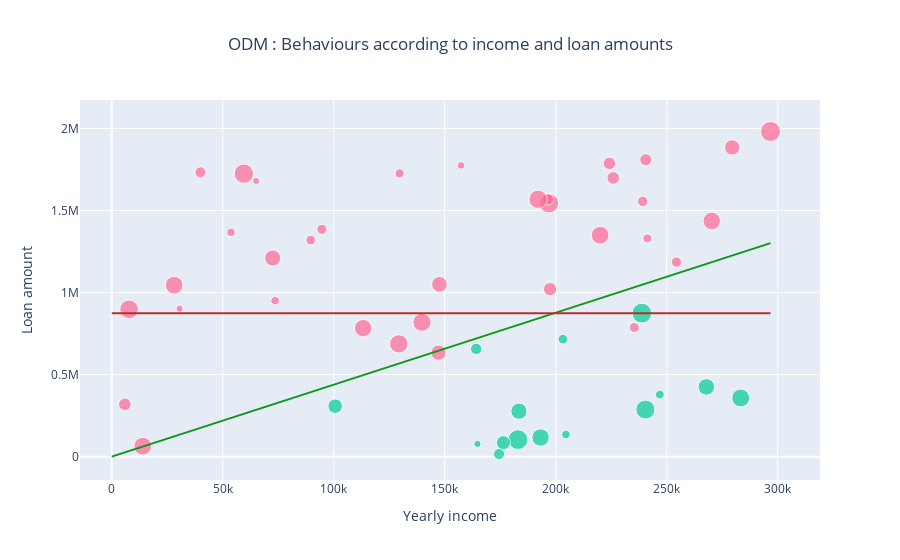
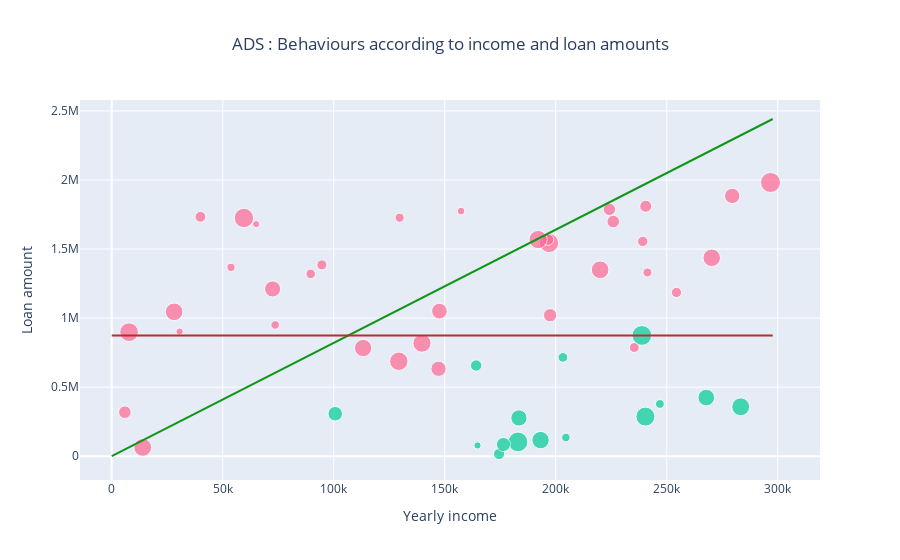

Write notebook code for charts like these, in order.
### Code cell
fig1 = go.Figure()
fig1.add_trace(go.Scatter(
                 x=datasink_odm[get_decision_borrower_yearly_income_odm],
                 y=datasink_odm[get_decision_amount_odm],
                 mode='markers',
                 marker_size=array_normalize(datasink_odm[get_decision_borrower_credit_score_odm], 20), 
                 marker_color=set_colors(datasink_odm[get_decision_approval_odm]),
                 text=datasink_ads[get_decision_approval_ads], 
                 hovertemplate="<b>Income:</b> %{x}<br><b>creditScore:</b> %{y}<br><b>Approval:</b> %{text}<extra></extra>",
                 name='ODM'
))

fig1.add_trace(
    go.Scatter(
        x=np.array([0, max(datasink_odm[get_decision_borrower_yearly_income_odm])]),
        y=100*datasink_odm.query(select_approved_decision_odm)[get_decision_reimboursement_odm].mean()*np.array([0, max(datasink_odm[get_decision_borrower_yearly_income_odm])]),
        mode="lines",
        line=go.scatter.Line(color="#109618"),
        showlegend=False)
)
fig1.add_trace(
    go.Scatter(
        x=np.array([0, max(datasink_odm[get_decision_borrower_yearly_income_odm])]),
        y=max(datasink_odm.query(select_approved_decision_odm)[get_decision_amount_odm])*np.array([1, 1]),
        mode="lines",
        line=go.scatter.Line(color="#B82E2E"), ##B82E2E
        showlegend=False)
)


fig2 = go.Figure()
fig2.add_trace(go.Scatter(
                 x=datasink_odm[get_decision_borrower_yearly_income_odm],
                 y=datasink_odm[get_decision_amount_odm],
                 mode='markers',
                 marker_size=array_normalize(datasink_odm[get_decision_borrower_credit_score_odm], 20), 
                 marker_color=set_colors(datasink_odm[get_decision_approval_odm]),
                 text=datasink_ads[get_decision_approval_ads], 
                 hovertemplate="<b>Income:</b> %{x}<br><b>creditScore:</b> %{y}<br><b>Approval:</b> %{text}<extra></extra>",
                 name='ODM'
))

fig2.add_trace(
    go.Scatter(
        x=np.array([0, max(datasink_ads[get_decision_borrower_yearly_income_ads])]),
        y=100*datasink_ads.query(select_approved_decision_ads)[get_decision_reimboursement_ads].mean()*np.array([0, max(datasink_ads[get_decision_borrower_yearly_income_ads])]),
        mode="lines",
        line=go.scatter.Line(color="#109618"),
        showlegend=False)
)
fig2.add_trace(
    go.Scatter(
        x=np.array([0, max(datasink_ads[get_decision_borrower_yearly_income_ads])]),
        y=max(datasink_ads.query(select_approved_decision_ads)[get_decision_amount_ads])*np.array([1, 1]),
        mode="lines",
        name='<b>Max amount</b> horizontal bar',
        line=go.scatter.Line(color="#B82E2E"), ##B82E2E
        showlegend=False)
)

"""
fig = make_subplots(rows=1, cols=2,
                    specs=[[{},{}]],
                    subplot_titles=("ODM", "ADS")
                    )
fig.add_trace(fig1, row=1, col=1)
fig.add_trace(fig2, row=1, col=2)

fig.update_layout(
    barmode='stack', 
    title={'text': f"creditScore vs Income",
          'x':0.5,
          'xanchor': 'center'
    })
"""

fig1.update_xaxes(title_text='Yearly income')
fig1.update_yaxes(title_text='Loan amount')

fig1.update_layout(
    barmode='stack', 
    showlegend=False,
    title={'text': f"ODM : Behaviours according to income and loan amounts",
          'x':0.5,
          'xanchor': 'center'
    })


fig2.update_xaxes(title_text='Yearly income')
fig2.update_yaxes(title_text='Loan amount')

fig2.update_layout(
    barmode='stack', 
    showlegend=False,
    title={'text': f"ADS : Behaviours according to income and loan amounts",
          'x':0.5,
          'xanchor': 'center'
    })

iplot(fig1)
iplot(fig2)

### Figure 1 — Plotly figure (JSON) as saved in the notebook; plotly's stock layout.template omitted (floating-point values rounded to 4 significant figures)
{"data": [{"hovertemplate": "<b>Income:</b> %{x}<br><b>creditScore:</b> %{y}<br><b>Approval:</b> %{text}<extra></extra>", "marker": {"color": ["#FF6692", "#FF6692", "#FF6692", "#FF6692", "#FF6692", "#00CC96", "#00CC96", "#FF6692", "#FF6692", "#FF6692", "#FF6692", "#00CC96", "#FF6692", "#FF6692", "#00CC96", "#FF6692", "#00CC96", "#FF6692", "#00CC96", "#FF6692", "#FF6692", "#00CC96", "#FF6692", "#FF6692", "#00CC96", "#FF6692", "#FF6692", "#FF6692", "#00CC96", "#FF6692", "#00CC96", "#00CC96", "#00CC96", "#FF6692", "#FF6692", "#FF6692", "#FF6692", "#FF6692", "#00CC96", "#FF6692", "#FF6692", "#FF6692", "#FF6692", "#FF6692", "#00CC96", "#FF6692", "#FF6692", "#00CC96", "#FF6692", "#FF6692"], "size": [17.34, 12.41, 10.84, 17.69, 16.11, 16.63, 7.208, 7.279, 19.36, 17.55, 13.26, 14.53, 17.83, 15.67, 19.76, 18.66, 17.93, 18.42, 17.41, 12.01, 8.551, 19.79, 15.36, 15.29, 8.504, 12.58, 9.87, 19.25, 16.25, 9.588, 9.682, 19.01, 11.19, 20, 10.18, 9.164, 10.32, 11.4, 8.81, 18.28, 8.174, 7.633, 17.64, 8.952, 14.09, 7.091, 10.04, 11.4, 18.14, 12.58]}, "mode": "markers", "name": "ODM", "text": [false, false, false, false, false, true, true, false, false, false, false, true, false, false, true, false, true, false, true, false, false, true, false, false, true, false, false, false, true, false, true, true, true, false, false, false, false, false, true, false, false, false, false, false, true, false, false, false, false, false, false, false, true, false, false, true, false, false, true, true, true, true, false, true, false, false, false, false, false, false], "type": "scatter", "x": [113243, 224186, 39954, 219998, 72470, 267823, 164748, 30573, 59518, 270265, 197471, 100671, 13968, 147611, 182984, 7811, 283320, 129299, 193167, 240539, 73605, 238796, 279501, 147191, 204564, 5905, 235376, 196959, 183421, 89639, 203224, 240385, 174464, 296745, 254383, 129683, 239189, 196511, 246908, 192064, 53709, 157362, 28113, 241288, 176440, 65052, 94657, 164152, 139748, 225907], "y": [783440, 1787385, 1733494, 1350004, 1210944, 424711, 78014, 902185, 1724869, 1436739, 1020754, 307589, 63800, 1050339, 103722, 898085, 357678, 687502, 116884, 1809936, 950430, 874420, 1884774, 633400, 135578, 318885, 786937, 1543906, 277071, 1320116, 715861, 286946, 16073, 1981792, 1185839, 1726687, 1555481, 1568197, 378476, 1568734, 1367437, 1775006, 1045307, 1330334, 85131, 1680416, 1385261, 656721, 818698, 1698942]}, {"line": {"color": "#109618"}, "mode": "lines", "showlegend": false, "type": "scatter", "x": [0, 296745], "y": [0, 1302000.0]}, {"line": {"color": "#B82E2E"}, "mode": "lines", "showlegend": false, "type": "scatter", "x": [0, 296745], "y": [874420, 874420]}], "layout": {"autosize": true, "barmode": "stack", "showlegend": false, "title": {"text": "ODM : Behaviours according to income and loan amounts", "x": 0.5, "xanchor": "center"}, "xaxis": {"autorange": true, "range": [-12910.0, 316900.0], "title": {"text": "Yearly income"}, "type": "linear"}, "yaxis": {"autorange": true, "range": [-215500.0, 2280000.0], "title": {"text": "Loan amount"}, "type": "linear"}}}

### Figure 2 — Plotly figure (JSON) as saved in the notebook; plotly's stock layout.template omitted (floating-point values rounded to 4 significant figures)
{"data": [{"hovertemplate": "<b>Income:</b> %{x}<br><b>creditScore:</b> %{y}<br><b>Approval:</b> %{text}<extra></extra>", "marker": {"color": ["#FF6692", "#FF6692", "#FF6692", "#FF6692", "#FF6692", "#00CC96", "#00CC96", "#FF6692", "#FF6692", "#FF6692", "#FF6692", "#00CC96", "#FF6692", "#FF6692", "#00CC96", "#FF6692", "#00CC96", "#FF6692", "#00CC96", "#FF6692", "#FF6692", "#00CC96", "#FF6692", "#FF6692", "#00CC96", "#FF6692", "#FF6692", "#FF6692", "#00CC96", "#FF6692", "#00CC96", "#00CC96", "#00CC96", "#FF6692", "#FF6692", "#FF6692", "#FF6692", "#FF6692", "#00CC96", "#FF6692", "#FF6692", "#FF6692", "#FF6692", "#FF6692", "#00CC96", "#FF6692", "#FF6692", "#00CC96", "#FF6692", "#FF6692"], "size": [17.34, 12.41, 10.84, 17.69, 16.11, 16.63, 7.208, 7.279, 19.36, 17.55, 13.26, 14.53, 17.83, 15.67, 19.76, 18.66, 17.93, 18.42, 17.41, 12.01, 8.551, 19.79, 15.36, 15.29, 8.504, 12.58, 9.87, 19.25, 16.25, 9.588, 9.682, 19.01, 11.19, 20, 10.18, 9.164, 10.32, 11.4, 8.81, 18.28, 8.174, 7.633, 17.64, 8.952, 14.09, 7.091, 10.04, 11.4, 18.14, 12.58]}, "mode": "markers", "name": "ODM", "text": [false, false, false, false, false, true, true, false, false, false, false, true, false, false, true, false, true, false, true, false, false, true, false, false, true, false, false, false, true, false, true, true, true, false, false, false, false, false, true, false, false, false, false, false, true, false, false, false, false, false, false, false, true, false, false, true, false, false, true, true, true, true, false, true, false, false, false, false, false, false], "type": "scatter", "x": [113243, 224186, 39954, 219998, 72470, 267823, 164748, 30573, 59518, 270265, 197471, 100671, 13968, 147611, 182984, 7811, 283320, 129299, 193167, 240539, 73605, 238796, 279501, 147191, 204564, 5905, 235376, 196959, 183421, 89639, 203224, 240385, 174464, 296745, 254383, 129683, 239189, 196511, 246908, 192064, 53709, 157362, 28113, 241288, 176440, 65052, 94657, 164152, 139748, 225907], "y": [783440, 1787385, 1733494, 1350004, 1210944, 424711, 78014, 902185, 1724869, 1436739, 1020754, 307589, 63800, 1050339, 103722, 898085, 357678, 687502, 116884, 1809936, 950430, 874420, 1884774, 633400, 135578, 318885, 786937, 1543906, 277071, 1320116, 715861, 286946, 16073, 1981792, 1185839, 1726687, 1555481, 1568197, 378476, 1568734, 1367437, 1775006, 1045307, 1330334, 85131, 1680416, 1385261, 656721, 818698, 1698942]}, {"line": {"color": "#109618"}, "mode": "lines", "showlegend": false, "type": "scatter", "x": [0, 297747], "y": [0, 2442000.0]}, {"line": {"color": "#B82E2E"}, "mode": "lines", "name": "<b>Max amount</b> horizontal bar", "showlegend": false, "type": "scatter", "x": [0, 297747], "y": [874420, 874420]}], "layout": {"autosize": true, "barmode": "stack", "showlegend": false, "title": {"text": "ADS : Behaviours according to income and loan amounts", "x": 0.5, "xanchor": "center"}, "xaxis": {"autorange": true, "range": [-12910.0, 316900.0], "title": {"text": "Yearly income"}, "type": "linear"}, "yaxis": {"autorange": true, "range": [-253700.0, 2583000.0], "title": {"text": "Loan amount"}, "type": "linear"}}}
